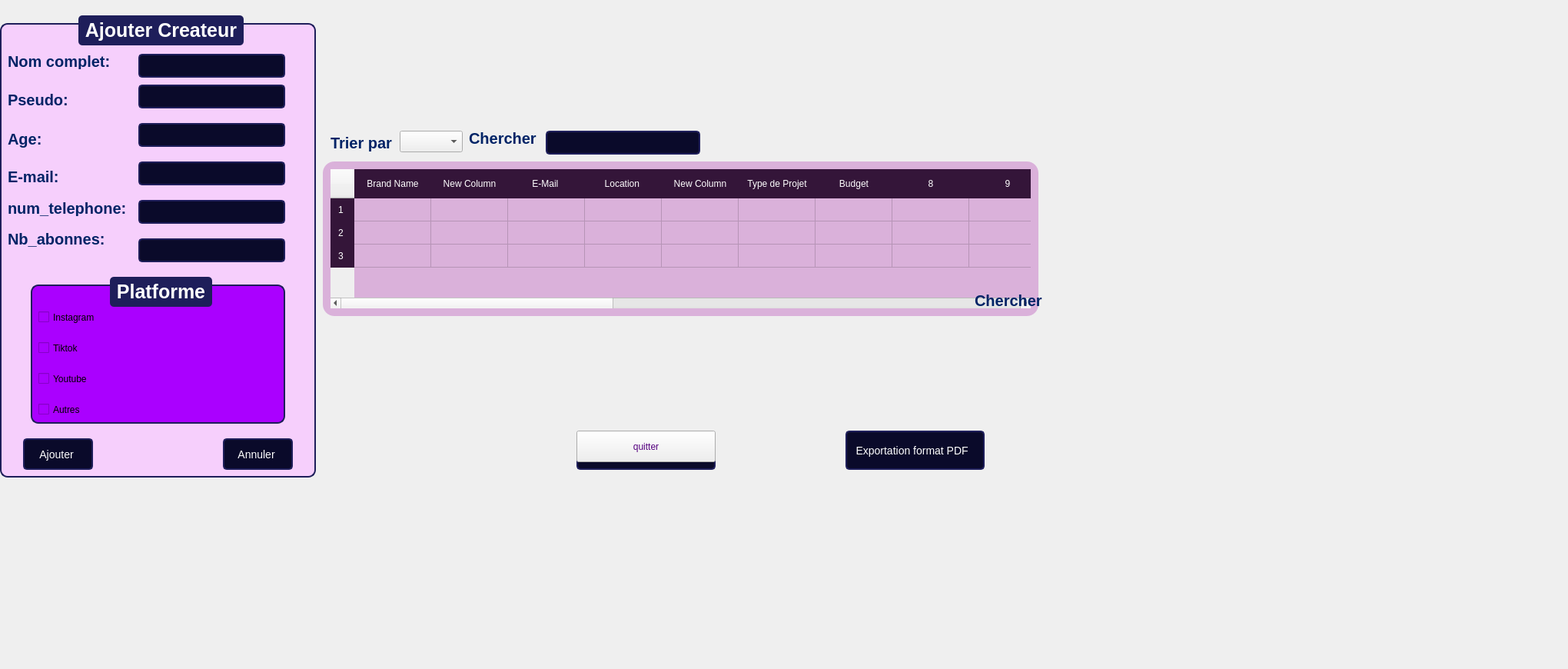
    <widget class="QWidget" name="page_3">
     <widget class="QComboBox" name="comboBox_3">
      <property name="geometry">
       <rect>
        <x>520</x>
        <y>170</y>
        <width>82</width>
        <height>28</height>
       </rect>
      </property>
     </widget>
     <widget class="QLineEdit" name="l2_34">
      <property name="geometry">
       <rect>
        <x>710</x>
        <y>170</y>
        <width>201</width>
        <height>31</height>
       </rect>
      </property>
      <property name="styleSheet">
       <string notr="true">QLineEdit, QDateTimeEdit {
    font-family: &quot;Arial&quot;;
    font-size: 14px;
    color: white;
    background-color: #0A0A2A;
    border: 2px solid #1E1E5A;
    border-radius: 5px;
    padding: 5px;
}

QPushButton {
    font-family: &quot;Arial Black&quot;;
    font-size: 14px;
    color: white;
    background-color: #0A0A2A;
    border: 2px solid #1E1E5A;
    border-radius: 5px;
    padding: 5px;
}

QPushButton:hover {
    background-color: #1E1E5A;
}

</string>
      </property>
     </widget>
     <widget class="QLabel" name="label_172">
      <property name="geometry">
       <rect>
        <x>430</x>
        <y>170</y>
        <width>131</width>
        <height>31</height>
       </rect>
      </property>
      <property name="styleSheet">
       <string notr="true">QLabel {
	font: 6pt &quot;Segoe UI&quot;;
    font-size: 20px;
    font-weight: bold;
    color: #002366;  /* Bleu foncé */
}
</string>
      </property>
      <property name="text">
       <string>Trier par</string>
      </property>
     </widget>
     <widget class="QTableWidget" name="tableWidget_3">
      <property name="geometry">
       <rect>
        <x>420</x>
        <y>210</y>
        <width>931</width>
        <height>201</height>
       </rect>
      </property>
      <property name="styleSheet">
       <string notr="true">QTableWidget {
    background-color: #DAB1DA;
    color: white;
    border-radius: 15px;
    padding: 10px;
    font-size: 16px;
    border: none;
}

QTableWidget::item {
    padding: 10px;
}

QTableWidget::item:selected {
    background-color: #5555FF;
    color: white;
}

QHeaderView::section {
    background-color: #341539;
    color: white;
    padding: 10px;
    border: none;
}</string>
      </property>
      <property name="rowCount">
       <number>3</number>
      </property>
      <property name="columnCount">
       <number>20</number>
      </property>
      <row/>
      <row/>
      <row/>
      <column>
       <property name="text">
        <string>Brand Name</string>
       </property>
      </column>
      <column>
       <property name="text">
        <string>New Column</string>
       </property>
      </column>
      <column>
       <property name="text">
        <string>E-Mail </string>
       </property>
      </column>
      <column>
       <property name="text">
        <string>Location </string>
       </property>
      </column>
      <column>
       <property name="text">
        <string>New Column</string>
       </property>
      </column>
      <column>
       <property name="text">
        <string>Type de Projet</string>
       </property>
      </column>
      <column>
       <property name="text">
        <string>Budget</string>
       </property>
      </column>
      <column/>
      <column/>
      <column/>
      <column/>
      <column/>
      <column/>
      <column/>
      <column/>
      <column/>
      <column/>
      <column/>
      <column/>
      <column/>
      <item row="2" column="7">
       <property name="text">
        <string/>
       </property>
      </item>
      <item row="2" column="8">
       <property name="text">
        <string/>
       </property>
      </item>
      <item row="2" column="9">
       <property name="text">
        <string/>
       </property>
      </item>
      <item row="2" column="10">
       <property name="text">
        <string/>
       </property>
      </item>
      <item row="2" column="11">
       <property name="text">
        <string/>
       </property>
      </item>
      <item row="2" column="12">
       <property name="text">
        <string/>
       </property>
      </item>
      <item row="2" column="13">
       <property name="text">
        <string/>
       </property>
      </item>
      <item row="2" column="15">
       <property name="text">
        <string/>
       </property>
      </item>
      <item row="2" column="16">
       <property name="text">
        <string/>
       </property>
      </item>
      <item row="2" column="17">
       <property name="text">
        <string/>
       </property>
      </item>
      <item row="2" column="18">
       <property name="text">
        <string/>
       </property>
      </item>
      <item row="2" column="19">
       <property name="text">
        <string/>
       </property>
      </item>
     </widget>
     <widget class="QPushButton" name="pushButton_72">
      <property name="geometry">
       <rect>
        <x>1100</x>
        <y>560</y>
        <width>181</width>
        <height>51</height>
       </rect>
      </property>
      <property name="styleSheet">
       <string notr="true">QLineEdit, QDateTimeEdit {
    font-family: &quot;Arial&quot;;
    font-size: 14px;
    color: white;
    background-color: #0A0A2A;
    border: 2px solid #1E1E5A;
    border-radius: 5px;
    padding: 5px;
}

QPushButton {
    font-family: &quot;Arial Black&quot;;
    font-size: 14px;
    color: white;
    background-color: #0A0A2A;
    border: 2px solid #1E1E5A;
    border-radius: 5px;
    padding: 5px;
}

QPushButton:hover {
    background-color: #1E1E5A;
}
</string>
      </property>
      <property name="text">
       <string>Exportation format PDF  </string>
      </property>
      <property name="icon">
       <iconset>
        <normaloff>:/icons/icones/addition.png</normaloff>:/icons/icones/addition.png</iconset>
      </property>
      <property name="iconSize">
       <size>
        <width>20</width>
        <height>20</height>
       </size>
      </property>
     </widget>
     <widget class="QGroupBox" name="groupBox_13">
      <property name="geometry">
       <rect>
        <x>0</x>
        <y>20</y>
        <width>411</width>
        <height>601</height>
       </rect>
      </property>
      <property name="styleSheet">
       <string notr="true">QGroupBox {
    font-family: &quot;Arial&quot;;
    font-size: 25px;
    font-weight: bold;
    color: #0A0A2A;
    border: 2px solid #1E1E5A;
    border-radius: 10px;
    margin-top: 10px;
    background-color: #F6CFFC;
}

QGroupBox::title {
    subcontrol-origin: margin;
    subcontrol-position: top center;
    padding: 5px;
    background-color: #1E1E5A;
    color: white;
    border-radius: 5px;
}
</string>
      </property>
      <property name="title">
       <string>Ajouter Createur</string>
      </property>
      <widget class="QLabel" name="label_138">
       <property name="geometry">
        <rect>
         <x>10</x>
         <y>50</y>
         <width>211</width>
         <height>20</height>
        </rect>
       </property>
       <property name="styleSheet">
        <string notr="true">QLabel {
    font-size: 20px;
    font-weight: bold;
    color: #002366;  /* Bleu foncé */
}</string>
       </property>
       <property name="text">
        <string>Nom complet:</string>
       </property>
      </widget>
      <widget class="QLabel" name="label_145">
       <property name="geometry">
        <rect>
         <x>10</x>
         <y>100</y>
         <width>201</width>
         <height>20</height>
        </rect>
       </property>
       <property name="styleSheet">
        <string notr="true">QLabel {
	font: 6pt &quot;Segoe UI&quot;;
    font-size: 20px;
    font-weight: bold;
    color: #002366;  /* Bleu foncé */
}
</string>
       </property>
       <property name="text">
        <string>Pseudo:</string>
       </property>
      </widget>
      <widget class="QLabel" name="label_146">
       <property name="geometry">
        <rect>
         <x>10</x>
         <y>240</y>
         <width>161</width>
         <height>21</height>
        </rect>
       </property>
       <property name="styleSheet">
        <string notr="true">QLabel {
    font-size: 20px;
    font-weight: bold;
    color: #002366;  /* Bleu foncé */
}</string>
       </property>
       <property name="text">
        <string>num_telephone:</string>
       </property>
      </widget>
      <widget class="QLineEdit" name="lineEdit_45">
       <property name="geometry">
        <rect>
         <x>180</x>
         <y>50</y>
         <width>191</width>
         <height>31</height>
        </rect>
       </property>
       <property name="styleSheet">
        <string notr="true">QLineEdit, QDateTimeEdit {
    font-family: &quot;Arial&quot;;
    font-size: 14px;
    color: white;
    background-color: #0A0A2A;
    border: 2px solid #1E1E5A;
    border-radius: 5px;
    padding: 5px;
}

QPushButton {
    font-family: &quot;Arial Black&quot;;
    font-size: 14px;
    color: white;
    background-color: #0A0A2A;
    border: 2px solid #1E1E5A;
    border-radius: 5px;
    padding: 5px;
}

QPushButton:hover {
    background-color: #1E1E5A;
}
</string>
       </property>
      </widget>
      <widget class="QLineEdit" name="l2_15">
       <property name="geometry">
        <rect>
         <x>180</x>
         <y>90</y>
         <width>191</width>
         <height>31</height>
        </rect>
       </property>
       <property name="styleSheet">
        <string notr="true">QLineEdit, QDateTimeEdit {
    font-family: &quot;Arial&quot;;
    font-size: 14px;
    color: white;
    background-color: #0A0A2A;
    border: 2px solid #1E1E5A;
    border-radius: 5px;
    padding: 5px;
}

QPushButton {
    font-family: &quot;Arial Black&quot;;
    font-size: 14px;
    color: white;
    background-color: #0A0A2A;
    border: 2px solid #1E1E5A;
    border-radius: 5px;
    padding: 5px;
}

QPushButton:hover {
    background-color: #1E1E5A;
}

</string>
       </property>
      </widget>
      <widget class="QLabel" name="label_147">
       <property name="geometry">
        <rect>
         <x>10</x>
         <y>270</y>
         <width>181</width>
         <height>41</height>
        </rect>
       </property>
       <property name="styleSheet">
        <string notr="true">QLabel {
    font-size: 20px;
    font-weight: bold;
    color: #002366;  /* Bleu foncé */
}</string>
       </property>
       <property name="text">
        <string>Nb_abonnes:</string>
       </property>
      </widget>
      <widget class="QLineEdit" name="l2_21">
       <property name="geometry">
        <rect>
         <x>180</x>
         <y>140</y>
         <width>191</width>
         <height>31</height>
        </rect>
       </property>
       <property name="styleSheet">
        <string notr="true">QLineEdit, QDateTimeEdit {
    font-family: &quot;Arial&quot;;
    font-size: 14px;
    color: white;
    background-color: #0A0A2A;
    border: 2px solid #1E1E5A;
    border-radius: 5px;
    padding: 5px;
}

QPushButton {
    font-family: &quot;Arial Black&quot;;
    font-size: 14px;
    color: white;
    background-color: #0A0A2A;
    border: 2px solid #1E1E5A;
    border-radius: 5px;
    padding: 5px;
}

QPushButton:hover {
    background-color: #1E1E5A;
}

</string>
       </property>
      </widget>
      <widget class="QLabel" name="label_148">
       <property name="geometry">
        <rect>
         <x>10</x>
         <y>200</y>
         <width>131</width>
         <height>20</height>
        </rect>
       </property>
       <property name="styleSheet">
        <string notr="true">QLabel {
	font: 6pt &quot;Segoe UI&quot;;
    font-size: 20px;
    font-weight: bold;
    color: #002366;  /* Bleu foncé */
}
</string>
       </property>
       <property name="text">
        <string/>
       </property>
      </widget>
      <widget class="QLabel" name="label_149">
       <property name="geometry">
        <rect>
         <x>10</x>
         <y>140</y>
         <width>201</width>
         <height>41</height>
        </rect>
       </property>
       <property name="styleSheet">
        <string notr="true">QLabel {
	font: 6pt &quot;Segoe UI&quot;;
    font-size: 20px;
    font-weight: bold;
    color: #002366;  /* Bleu foncé */
}
</string>
       </property>
       <property name="text">
        <string>Age:</string>
       </property>
      </widget>
      <widget class="QLineEdit" name="l2_22">
       <property name="geometry">
        <rect>
         <x>180</x>
         <y>290</y>
         <width>191</width>
         <height>31</height>
        </rect>
       </property>
       <property name="styleSheet">
        <string notr="true">QLineEdit, QDateTimeEdit {
    font-family: &quot;Arial&quot;;
    font-size: 14px;
    color: white;
    background-color: #0A0A2A;
    border: 2px solid #1E1E5A;
    border-radius: 5px;
    padding: 5px;
}

QPushButton {
    font-family: &quot;Arial Black&quot;;
    font-size: 14px;
    color: white;
    background-color: #0A0A2A;
    border: 2px solid #1E1E5A;
    border-radius: 5px;
    padding: 5px;
}

QPushButton:hover {
    background-color: #1E1E5A;
}

</string>
       </property>
      </widget>
      <widget class="QPushButton" name="pushButton_69">
       <property name="geometry">
        <rect>
         <x>290</x>
         <y>550</y>
         <width>91</width>
         <height>41</height>
        </rect>
       </property>
       <property name="styleSheet">
        <string notr="true">QLineEdit, QDateTimeEdit {
    font-family: &quot;Arial&quot;;
    font-size: 14px;
    color: white;
    background-color: #0A0A2A;
    border: 2px solid #1E1E5A;
    border-radius: 5px;
    padding: 5px;
}

QPushButton {
    font-family: &quot;Arial Black&quot;;
    font-size: 14px;
    color: white;
    background-color: #0A0A2A;
    border: 2px solid #1E1E5A;
    border-radius: 5px;
    padding: 5px;
}

QPushButton:hover {
    background-color: #1E1E5A;
}
</string>
       </property>
       <property name="text">
        <string>Annuler </string>
       </property>
       <property name="icon">
        <iconset>
         <normaloff>:/icons/icones/addition.png</normaloff>:/icons/icones/addition.png</iconset>
       </property>
       <property name="iconSize">
        <size>
         <width>20</width>
         <height>20</height>
        </size>
       </property>
      </widget>
      <widget class="QGroupBox" name="groupBox_2">
       <property name="geometry">
        <rect>
         <x>40</x>
         <y>340</y>
         <width>331</width>
         <height>191</height>
        </rect>
       </property>
       <property name="styleSheet">
        <string notr="true">background-color: rgb(85, 170, 255);
background-color: rgb(170, 0, 255);</string>
       </property>
       <property name="title">
        <string>Platforme</string>
       </property>
       <widget class="QCheckBox" name="checkBox_7">
        <property name="geometry">
         <rect>
          <x>10</x>
          <y>80</y>
          <width>121</width>
          <height>25</height>
         </rect>
        </property>
        <property name="text">
         <string>Tiktok</string>
        </property>
       </widget>
       <widget class="QCheckBox" name="checkBox_8">
        <property name="geometry">
         <rect>
          <x>10</x>
          <y>40</y>
          <width>161</width>
          <height>25</height>
         </rect>
        </property>
        <property name="text">
         <string>Instagram</string>
        </property>
       </widget>
       <widget class="QCheckBox" name="checkBox_9">
        <property name="geometry">
         <rect>
          <x>10</x>
          <y>120</y>
          <width>161</width>
          <height>25</height>
         </rect>
        </property>
        <property name="text">
         <string>Youtube</string>
        </property>
       </widget>
       <widget class="QCheckBox" name="checkBox_10">
        <property name="geometry">
         <rect>
          <x>10</x>
          <y>160</y>
          <width>171</width>
          <height>25</height>
         </rect>
        </property>
        <property name="text">
         <string>Autres</string>
        </property>
       </widget>
      </widget>
      <widget class="QPushButton" name="pushButton_70">
       <property name="geometry">
        <rect>
         <x>30</x>
         <y>550</y>
         <width>91</width>
         <height>41</height>
        </rect>
       </property>
       <property name="styleSheet">
        <string notr="true">QLineEdit, QDateTimeEdit {
    font-family: &quot;Arial&quot;;
    font-size: 14px;
    color: white;
    background-color: #0A0A2A;
    border: 2px solid #1E1E5A;
    border-radius: 5px;
    padding: 5px;
}

QPushButton {
    font-family: &quot;Arial Black&quot;;
    font-size: 14px;
    color: white;
    background-color: #0A0A2A;
    border: 2px solid #1E1E5A;
    border-radius: 5px;
    padding: 5px;
}

QPushButton:hover {
    background-color: #1E1E5A;
}
</string>
       </property>
       <property name="text">
        <string>Ajouter </string>
       </property>
       <property name="icon">
        <iconset>
         <normaloff>:/icons/icones/addition.png</normaloff>:/icons/icones/addition.png</iconset>
       </property>
       <property name="iconSize">
        <size>
         <width>20</width>
         <height>20</height>
        </size>
       </property>
      </widget>
      <widget class="QLineEdit" name="l2_23">
       <property name="geometry">
        <rect>
         <x>180</x>
         <y>190</y>
         <width>191</width>
         <height>31</height>
        </rect>
       </property>
       <property name="styleSheet">
        <string notr="true">QLineEdit, QDateTimeEdit {
    font-family: &quot;Arial&quot;;
    font-size: 14px;
    color: white;
    background-color: #0A0A2A;
    border: 2px solid #1E1E5A;
    border-radius: 5px;
    padding: 5px;
}

QPushButton {
    font-family: &quot;Arial Black&quot;;
    font-size: 14px;
    color: white;
    background-color: #0A0A2A;
    border: 2px solid #1E1E5A;
    border-radius: 5px;
    padding: 5px;
}

QPushButton:hover {
    background-color: #1E1E5A;
}

</string>
       </property>
      </widget>
      <widget class="QLabel" name="label_173">
       <property name="geometry">
        <rect>
         <x>10</x>
         <y>200</y>
         <width>111</width>
         <height>20</height>
        </rect>
       </property>
       <property name="styleSheet">
        <string notr="true">QLabel {
    font-size: 20px;
    font-weight: bold;
    color: #002366;  /* Bleu foncé */
}</string>
       </property>
       <property name="text">
        <string>E-mail:</string>
       </property>
      </widget>
      <widget class="QLineEdit" name="l2_24">
       <property name="geometry">
        <rect>
         <x>180</x>
         <y>240</y>
         <width>191</width>
         <height>31</height>
        </rect>
       </property>
       <property name="styleSheet">
        <string notr="true">QLineEdit, QDateTimeEdit {
    font-family: &quot;Arial&quot;;
    font-size: 14px;
    color: white;
    background-color: #0A0A2A;
    border: 2px solid #1E1E5A;
    border-radius: 5px;
    padding: 5px;
}

QPushButton {
    font-family: &quot;Arial Black&quot;;
    font-size: 14px;
    color: white;
    background-color: #0A0A2A;
    border: 2px solid #1E1E5A;
    border-radius: 5px;
    padding: 5px;
}

QPushButton:hover {
    background-color: #1E1E5A;
}

</string>
       </property>
      </widget>
     </widget>
     <widget class="QPushButton" name="pushButton_71">
      <property name="geometry">
       <rect>
        <x>750</x>
        <y>560</y>
        <width>181</width>
        <height>51</height>
       </rect>
      </property>
      <property name="styleSheet">
       <string notr="true">QLineEdit, QDateTimeEdit {
    font-family: &quot;Arial&quot;;
    font-size: 14px;
    color: white;
    background-color: #0A0A2A;
    border: 2px solid #1E1E5A;
    border-radius: 5px;
    padding: 5px;
}

QPushButton {
    font-family: &quot;Arial Black&quot;;
    font-size: 14px;
    color: white;
    background-color: #0A0A2A;
    border: 2px solid #1E1E5A;
    border-radius: 5px;
    padding: 5px;
}

QPushButton:hover {
    background-color: #1E1E5A;
}
</string>
      </property>
      <property name="text">
       <string>quitter</string>
      </property>
      <property name="icon">
       <iconset>
        <normaloff>:/icons/icones/addition.png</normaloff>:/icons/icones/addition.png</iconset>
      </property>
      <property name="iconSize">
       <size>
        <width>20</width>
        <height>20</height>
       </size>
      </property>
     </widget>
     <widget class="QLabel" name="label_174">
      <property name="geometry">
       <rect>
        <x>1268</x>
        <y>381</y>
        <width>131</width>
        <height>20</height>
       </rect>
      </property>
      <property name="styleSheet">
       <string notr="true">QLabel {
	font: 6pt &quot;Segoe UI&quot;;
    font-size: 20px;
    font-weight: bold;
    color: #002366;  /* Bleu foncé */
}
</string>
      </property>
      <property name="text">
       <string>Chercher </string>
      </property>
     </widget>
     <widget class="QLabel" name="label_17">
      <property name="geometry">
       <rect>
        <x>650</x>
        <y>180</y>
        <width>1381</width>
        <height>681</height>
       </rect>
      </property>
      <property name="text">
       <string/>
      </property>
      <property name="pixmap">
       <pixmap>../../Downloads/Screenshot 2025-10-06 123537.png</pixmap>
      </property>
      <property name="scaledContents">
       <bool>true</bool>
      </property>
     </widget>
     <widget class="QLabel" name="label_18">
      <property name="geometry">
       <rect>
        <x>-70</x>
        <y>0</y>
        <width>1381</width>
        <height>681</height>
       </rect>
      </property>
      <property name="text">
       <string/>
      </property>
      <property name="pixmap">
       <pixmap>../../Downloads/Screenshot 2025-10-06 123537.png</pixmap>
      </property>
      <property name="scaledContents">
       <bool>true</bool>
      </property>
     </widget>
     <widget class="QLabel" name="label_175">
      <property name="geometry">
       <rect>
        <x>610</x>
        <y>170</y>
        <width>131</width>
        <height>20</height>
       </rect>
      </property>
      <property name="styleSheet">
       <string notr="true">QLabel {
	font: 6pt &quot;Segoe UI&quot;;
    font-size: 20px;
    font-weight: bold;
    color: #002366;  /* Bleu foncé */
}
</string>
      </property>
      <property name="text">
       <string>Chercher </string>
      </property>
     </widget>
     <widget class="QPushButton" name="pushButton">
      <property name="geometry">
       <rect>
        <x>750</x>
        <y>560</y>
        <width>181</width>
        <height>41</height>
       </rect>
      </property>
      <property name="styleSheet">
       <string notr="true">color: rgb(85, 0, 127);</string>
      </property>
      <property name="text">
       <string>quitter</string>
      </property>
     </widget>
     <widget class="QLabel" name="label">
      <property name="geometry">
       <rect>
        <x>-10</x>
        <y>0</y>
        <width>1311</width>
        <height>671</height>
       </rect>
      </property>
      <property name="text">
       <string/>
      </property>
      <property name="pixmap">
       <pixmap>../../Downloads/aarriere plan.png</pixmap>
      </property>
      <property name="scaledContents">
       <bool>true</bool>
      </property>
     </widget>
     <widget class="QLabel" name="label_2">
      <property name="geometry">
       <rect>
        <x>462</x>
        <y>49</y>
        <width>771</width>
        <height>101</height>
       </rect>
      </property>
      <property name="text">
       <string/>
      </property>
      <property name="pixmap">
       <pixmap>../../Downloads/camera man.png</pixmap>
      </property>
      <property name="scaledContents">
       <bool>true</bool>
      </property>
     </widget>
     <zorder>label</zorder>
     <zorder>comboBox_3</zorder>
     <zorder>l2_34</zorder>
     <zorder>label_172</zorder>
     <zorder>tableWidget_3</zorder>
     <zorder>pushButton_72</zorder>
     <zorder>groupBox_13</zorder>
     <zorder>pushButton_71</zorder>
     <zorder>label_174</zorder>
     <zorder>label_17</zorder>
     <zorder>label_175</zorder>
     <zorder>label_18</zorder>
     <zorder>pushButton</zorder>
     <zorder>label_2</zorder>
    </widget>
